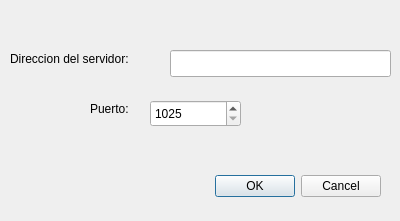
<?xml version="1.0" encoding="UTF-8"?>
<ui version="4.0">
 <class>Configure</class>
 <widget class="QDialog" name="Configure">
  <property name="geometry">
   <rect>
    <x>0</x>
    <y>0</y>
    <width>400</width>
    <height>221</height>
   </rect>
  </property>
  <property name="minimumSize">
   <size>
    <width>400</width>
    <height>221</height>
   </size>
  </property>
  <property name="maximumSize">
   <size>
    <width>400</width>
    <height>221</height>
   </size>
  </property>
  <property name="windowTitle">
   <string>Configuracion</string>
  </property>
  <widget class="QDialogButtonBox" name="buttonBox">
   <property name="geometry">
    <rect>
     <x>40</x>
     <y>170</y>
     <width>341</width>
     <height>32</height>
    </rect>
   </property>
   <property name="orientation">
    <enum>Qt::Horizontal</enum>
   </property>
   <property name="standardButtons">
    <set>QDialogButtonBox::Cancel|QDialogButtonBox::Ok</set>
   </property>
  </widget>
  <widget class="QLabel" name="labelDirServer">
   <property name="geometry">
    <rect>
     <x>10</x>
     <y>50</y>
     <width>161</width>
     <height>17</height>
    </rect>
   </property>
   <property name="text">
    <string>Direccion del servidor: </string>
   </property>
  </widget>
  <widget class="QLabel" name="labelPort">
   <property name="geometry">
    <rect>
     <x>90</x>
     <y>100</y>
     <width>67</width>
     <height>17</height>
    </rect>
   </property>
   <property name="text">
    <string>Puerto: </string>
   </property>
  </widget>
  <widget class="QLineEdit" name="lineEditDirServer">
   <property name="geometry">
    <rect>
     <x>170</x>
     <y>50</y>
     <width>221</width>
     <height>27</height>
    </rect>
   </property>
  </widget>
  <widget class="QSpinBox" name="spinBoxPort">
   <property name="geometry">
    <rect>
     <x>150</x>
     <y>100</y>
     <width>91</width>
     <height>27</height>
    </rect>
   </property>
   <property name="minimum">
    <number>1025</number>
   </property>
   <property name="maximum">
    <number>65535</number>
   </property>
  </widget>
 </widget>
 <resources/>
 <connections>
  <connection>
   <sender>buttonBox</sender>
   <signal>accepted()</signal>
   <receiver>Configure</receiver>
   <slot>accept()</slot>
   <hints>
    <hint type="sourcelabel">
     <x>248</x>
     <y>254</y>
    </hint>
    <hint type="destinationlabel">
     <x>157</x>
     <y>274</y>
    </hint>
   </hints>
  </connection>
  <connection>
   <sender>buttonBox</sender>
   <signal>rejected()</signal>
   <receiver>Configure</receiver>
   <slot>reject()</slot>
   <hints>
    <hint type="sourcelabel">
     <x>316</x>
     <y>260</y>
    </hint>
    <hint type="destinationlabel">
     <x>286</x>
     <y>274</y>
    </hint>
   </hints>
  </connection>
 </connections>
</ui>
